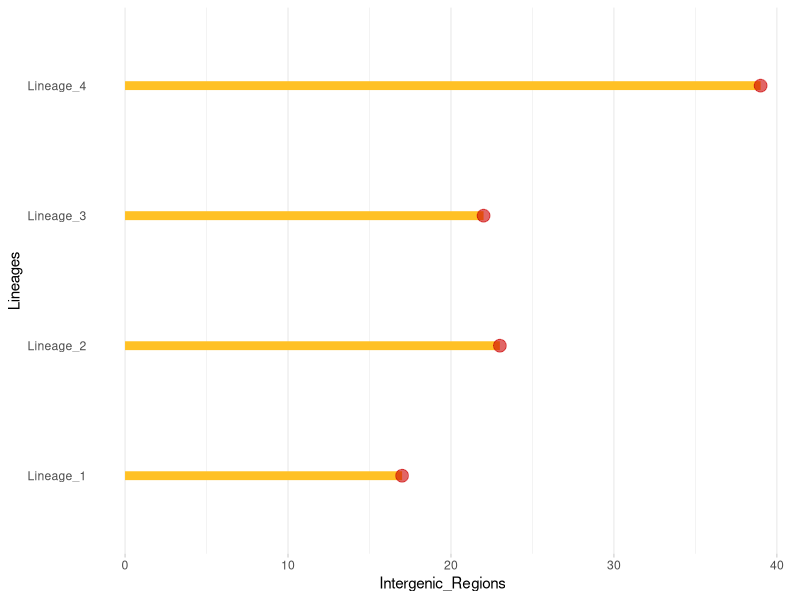

R code for this plot:
## ---- chunk 1
setwd(".")
## ---- chunk 2
Supplementary_Table_4 = data.frame(Lineages = c("Lineage_1", "Lineage_2", "Lineage_3", "Lineage_4"),Intergenic_Regions = c(17, 23, 22, 39))
## ---- chunk 3
install.packages("tidyverse")
library(tidyverse)
## ---- chunk 4
Figure_4 <- ggplot(Supplementary_Table_4, aes(x=Lineages, y=Intergenic_Regions)) + geom_segment( aes(x=Lineages, xend = Lineages, y = 0, yend = Intergenic_Regions ), size=3, color="goldenrod1") +geom_point(color= "red3", size=4, alpha=0.6) + theme_light() + coord_flip() + theme(panel.grid.major.y = element_blank(), panel.border = element_blank(), 
axis.ticks.y = element_blank()
)
png("Figure_4.png")
print(Figure_4)
dev.off()
